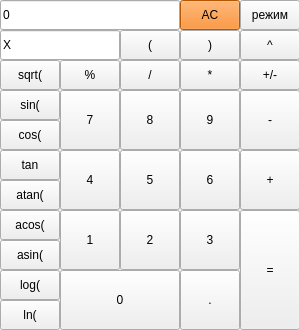
<?xml version="1.0" encoding="UTF-8"?>
<ui version="4.0">
 <class>MainWindow</class>
 <widget class="QMainWindow" name="MainWindow">
  <property name="geometry">
   <rect>
    <x>0</x>
    <y>0</y>
    <width>299</width>
    <height>330</height>
   </rect>
  </property>
  <property name="windowTitle">
   <string>Калькулятор</string>
  </property>
  <property name="windowIcon">
   <iconset theme="accessories-calculator">
    <normaloff>.</normaloff>.</iconset>
  </property>
  <widget class="QWidget" name="centralwidget">
   <widget class="QLineEdit" name="lineEdit_result">
    <property name="geometry">
     <rect>
      <x>0</x>
      <y>0</y>
      <width>180</width>
      <height>30</height>
     </rect>
    </property>
    <property name="minimumSize">
     <size>
      <width>0</width>
      <height>30</height>
     </size>
    </property>
    <property name="text">
     <string>0</string>
    </property>
   </widget>
   <widget class="QPushButton" name="pushButton_clear">
    <property name="geometry">
     <rect>
      <x>180</x>
      <y>0</y>
      <width>60</width>
      <height>30</height>
     </rect>
    </property>
    <property name="minimumSize">
     <size>
      <width>60</width>
      <height>30</height>
     </size>
    </property>
    <property name="styleSheet">
     <string notr="true">background-color: rgb(255, 120, 0);</string>
    </property>
    <property name="text">
     <string>AC</string>
    </property>
   </widget>
   <widget class="QLineEdit" name="lineEdit_X">
    <property name="geometry">
     <rect>
      <x>0</x>
      <y>30</y>
      <width>120</width>
      <height>30</height>
     </rect>
    </property>
    <property name="minimumSize">
     <size>
      <width>60</width>
      <height>30</height>
     </size>
    </property>
    <property name="text">
     <string>X</string>
    </property>
   </widget>
   <widget class="QPushButton" name="pushButton_sqrt">
    <property name="geometry">
     <rect>
      <x>0</x>
      <y>60</y>
      <width>60</width>
      <height>30</height>
     </rect>
    </property>
    <property name="minimumSize">
     <size>
      <width>60</width>
      <height>30</height>
     </size>
    </property>
    <property name="text">
     <string>sqrt(</string>
    </property>
   </widget>
   <widget class="QPushButton" name="pushButton_sin">
    <property name="geometry">
     <rect>
      <x>0</x>
      <y>90</y>
      <width>60</width>
      <height>30</height>
     </rect>
    </property>
    <property name="minimumSize">
     <size>
      <width>60</width>
      <height>30</height>
     </size>
    </property>
    <property name="text">
     <string>sin(</string>
    </property>
   </widget>
   <widget class="QPushButton" name="pushButton_cos">
    <property name="geometry">
     <rect>
      <x>0</x>
      <y>120</y>
      <width>60</width>
      <height>30</height>
     </rect>
    </property>
    <property name="minimumSize">
     <size>
      <width>60</width>
      <height>30</height>
     </size>
    </property>
    <property name="text">
     <string>cos(</string>
    </property>
   </widget>
   <widget class="QPushButton" name="pushButton_tan">
    <property name="geometry">
     <rect>
      <x>0</x>
      <y>150</y>
      <width>60</width>
      <height>30</height>
     </rect>
    </property>
    <property name="minimumSize">
     <size>
      <width>60</width>
      <height>30</height>
     </size>
    </property>
    <property name="text">
     <string>tan</string>
    </property>
   </widget>
   <widget class="QPushButton" name="pushButton_atan">
    <property name="geometry">
     <rect>
      <x>0</x>
      <y>180</y>
      <width>60</width>
      <height>30</height>
     </rect>
    </property>
    <property name="minimumSize">
     <size>
      <width>60</width>
      <height>30</height>
     </size>
    </property>
    <property name="text">
     <string>atan(</string>
    </property>
   </widget>
   <widget class="QPushButton" name="pushButton_acos">
    <property name="geometry">
     <rect>
      <x>0</x>
      <y>210</y>
      <width>60</width>
      <height>30</height>
     </rect>
    </property>
    <property name="minimumSize">
     <size>
      <width>60</width>
      <height>30</height>
     </size>
    </property>
    <property name="text">
     <string>acos(</string>
    </property>
   </widget>
   <widget class="QPushButton" name="pushButton_asin">
    <property name="geometry">
     <rect>
      <x>0</x>
      <y>240</y>
      <width>60</width>
      <height>30</height>
     </rect>
    </property>
    <property name="minimumSize">
     <size>
      <width>60</width>
      <height>30</height>
     </size>
    </property>
    <property name="text">
     <string>asin(</string>
    </property>
   </widget>
   <widget class="QPushButton" name="pushButton_log">
    <property name="geometry">
     <rect>
      <x>0</x>
      <y>270</y>
      <width>60</width>
      <height>30</height>
     </rect>
    </property>
    <property name="minimumSize">
     <size>
      <width>60</width>
      <height>30</height>
     </size>
    </property>
    <property name="text">
     <string>log(</string>
    </property>
   </widget>
   <widget class="QPushButton" name="pushButton_ln">
    <property name="geometry">
     <rect>
      <x>0</x>
      <y>300</y>
      <width>60</width>
      <height>30</height>
     </rect>
    </property>
    <property name="minimumSize">
     <size>
      <width>60</width>
      <height>30</height>
     </size>
    </property>
    <property name="text">
     <string>ln(</string>
    </property>
   </widget>
   <widget class="QPushButton" name="pushButton_brackets_open">
    <property name="geometry">
     <rect>
      <x>120</x>
      <y>30</y>
      <width>60</width>
      <height>30</height>
     </rect>
    </property>
    <property name="minimumSize">
     <size>
      <width>60</width>
      <height>30</height>
     </size>
    </property>
    <property name="text">
     <string>(</string>
    </property>
   </widget>
   <widget class="QPushButton" name="pushButton_brackets_close">
    <property name="geometry">
     <rect>
      <x>180</x>
      <y>30</y>
      <width>60</width>
      <height>30</height>
     </rect>
    </property>
    <property name="minimumSize">
     <size>
      <width>60</width>
      <height>30</height>
     </size>
    </property>
    <property name="text">
     <string>)</string>
    </property>
   </widget>
   <widget class="QPushButton" name="pushButton_pow">
    <property name="geometry">
     <rect>
      <x>240</x>
      <y>30</y>
      <width>60</width>
      <height>30</height>
     </rect>
    </property>
    <property name="minimumSize">
     <size>
      <width>60</width>
      <height>30</height>
     </size>
    </property>
    <property name="text">
     <string>^</string>
    </property>
   </widget>
   <widget class="QPushButton" name="pushButton_proc">
    <property name="geometry">
     <rect>
      <x>60</x>
      <y>60</y>
      <width>60</width>
      <height>30</height>
     </rect>
    </property>
    <property name="minimumSize">
     <size>
      <width>60</width>
      <height>30</height>
     </size>
    </property>
    <property name="text">
     <string>%</string>
    </property>
   </widget>
   <widget class="QPushButton" name="pushButton_mode">
    <property name="geometry">
     <rect>
      <x>240</x>
      <y>0</y>
      <width>60</width>
      <height>30</height>
     </rect>
    </property>
    <property name="minimumSize">
     <size>
      <width>60</width>
      <height>30</height>
     </size>
    </property>
    <property name="text">
     <string>режим</string>
    </property>
   </widget>
   <widget class="QPushButton" name="pushButton_sub">
    <property name="geometry">
     <rect>
      <x>240</x>
      <y>90</y>
      <width>60</width>
      <height>60</height>
     </rect>
    </property>
    <property name="minimumSize">
     <size>
      <width>60</width>
      <height>30</height>
     </size>
    </property>
    <property name="text">
     <string>-</string>
    </property>
   </widget>
   <widget class="QPushButton" name="pushButton_plus">
    <property name="geometry">
     <rect>
      <x>240</x>
      <y>150</y>
      <width>60</width>
      <height>60</height>
     </rect>
    </property>
    <property name="minimumSize">
     <size>
      <width>60</width>
      <height>60</height>
     </size>
    </property>
    <property name="text">
     <string>+</string>
    </property>
   </widget>
   <widget class="QPushButton" name="pushButton_plusMinus">
    <property name="geometry">
     <rect>
      <x>240</x>
      <y>60</y>
      <width>60</width>
      <height>30</height>
     </rect>
    </property>
    <property name="minimumSize">
     <size>
      <width>0</width>
      <height>0</height>
     </size>
    </property>
    <property name="text">
     <string>+/-</string>
    </property>
   </widget>
   <widget class="QPushButton" name="pushButton_eq">
    <property name="geometry">
     <rect>
      <x>240</x>
      <y>210</y>
      <width>60</width>
      <height>120</height>
     </rect>
    </property>
    <property name="minimumSize">
     <size>
      <width>60</width>
      <height>120</height>
     </size>
    </property>
    <property name="text">
     <string>=</string>
    </property>
   </widget>
   <widget class="QPushButton" name="pushButton_mul">
    <property name="geometry">
     <rect>
      <x>180</x>
      <y>60</y>
      <width>60</width>
      <height>30</height>
     </rect>
    </property>
    <property name="minimumSize">
     <size>
      <width>60</width>
      <height>30</height>
     </size>
    </property>
    <property name="text">
     <string>*</string>
    </property>
   </widget>
   <widget class="QPushButton" name="pushButton_div">
    <property name="geometry">
     <rect>
      <x>120</x>
      <y>60</y>
      <width>60</width>
      <height>30</height>
     </rect>
    </property>
    <property name="minimumSize">
     <size>
      <width>60</width>
      <height>30</height>
     </size>
    </property>
    <property name="text">
     <string>/</string>
    </property>
   </widget>
   <widget class="QPushButton" name="pushButton_9">
    <property name="geometry">
     <rect>
      <x>180</x>
      <y>90</y>
      <width>60</width>
      <height>60</height>
     </rect>
    </property>
    <property name="minimumSize">
     <size>
      <width>60</width>
      <height>60</height>
     </size>
    </property>
    <property name="text">
     <string>9</string>
    </property>
   </widget>
   <widget class="QPushButton" name="pushButton_8">
    <property name="geometry">
     <rect>
      <x>120</x>
      <y>90</y>
      <width>60</width>
      <height>60</height>
     </rect>
    </property>
    <property name="minimumSize">
     <size>
      <width>60</width>
      <height>60</height>
     </size>
    </property>
    <property name="text">
     <string>8</string>
    </property>
   </widget>
   <widget class="QPushButton" name="pushButton_6">
    <property name="geometry">
     <rect>
      <x>180</x>
      <y>150</y>
      <width>60</width>
      <height>60</height>
     </rect>
    </property>
    <property name="minimumSize">
     <size>
      <width>60</width>
      <height>60</height>
     </size>
    </property>
    <property name="text">
     <string>6</string>
    </property>
   </widget>
   <widget class="QPushButton" name="pushButton_3">
    <property name="geometry">
     <rect>
      <x>180</x>
      <y>210</y>
      <width>60</width>
      <height>60</height>
     </rect>
    </property>
    <property name="minimumSize">
     <size>
      <width>60</width>
      <height>60</height>
     </size>
    </property>
    <property name="text">
     <string>3</string>
    </property>
   </widget>
   <widget class="QPushButton" name="pushButton_dot">
    <property name="geometry">
     <rect>
      <x>180</x>
      <y>270</y>
      <width>60</width>
      <height>60</height>
     </rect>
    </property>
    <property name="minimumSize">
     <size>
      <width>60</width>
      <height>60</height>
     </size>
    </property>
    <property name="text">
     <string>.</string>
    </property>
   </widget>
   <widget class="QPushButton" name="pushButton_5">
    <property name="geometry">
     <rect>
      <x>120</x>
      <y>150</y>
      <width>60</width>
      <height>60</height>
     </rect>
    </property>
    <property name="minimumSize">
     <size>
      <width>60</width>
      <height>60</height>
     </size>
    </property>
    <property name="text">
     <string>5</string>
    </property>
   </widget>
   <widget class="QPushButton" name="pushButton_2">
    <property name="geometry">
     <rect>
      <x>120</x>
      <y>210</y>
      <width>60</width>
      <height>60</height>
     </rect>
    </property>
    <property name="minimumSize">
     <size>
      <width>60</width>
      <height>60</height>
     </size>
    </property>
    <property name="text">
     <string>2</string>
    </property>
   </widget>
   <widget class="QPushButton" name="pushButton_0">
    <property name="geometry">
     <rect>
      <x>60</x>
      <y>270</y>
      <width>120</width>
      <height>60</height>
     </rect>
    </property>
    <property name="minimumSize">
     <size>
      <width>60</width>
      <height>60</height>
     </size>
    </property>
    <property name="text">
     <string>0</string>
    </property>
   </widget>
   <widget class="QPushButton" name="pushButton_1">
    <property name="geometry">
     <rect>
      <x>60</x>
      <y>210</y>
      <width>60</width>
      <height>60</height>
     </rect>
    </property>
    <property name="minimumSize">
     <size>
      <width>60</width>
      <height>60</height>
     </size>
    </property>
    <property name="text">
     <string>1</string>
    </property>
   </widget>
   <widget class="QPushButton" name="pushButton_4">
    <property name="geometry">
     <rect>
      <x>60</x>
      <y>150</y>
      <width>60</width>
      <height>60</height>
     </rect>
    </property>
    <property name="minimumSize">
     <size>
      <width>60</width>
      <height>60</height>
     </size>
    </property>
    <property name="text">
     <string>4</string>
    </property>
   </widget>
   <widget class="QPushButton" name="pushButton_7">
    <property name="geometry">
     <rect>
      <x>60</x>
      <y>90</y>
      <width>60</width>
      <height>60</height>
     </rect>
    </property>
    <property name="minimumSize">
     <size>
      <width>60</width>
      <height>60</height>
     </size>
    </property>
    <property name="text">
     <string>7</string>
    </property>
   </widget>
  </widget>
 </widget>
 <resources/>
 <connections/>
</ui>
